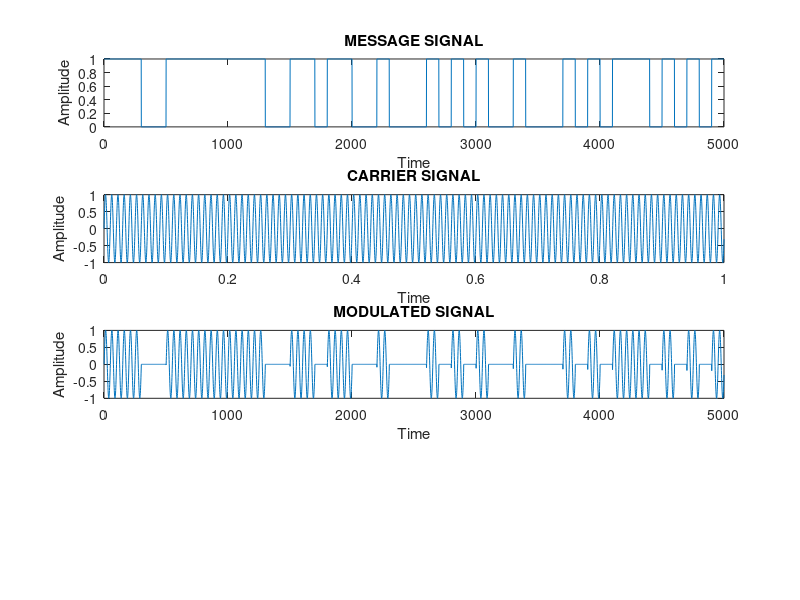

This figure's MATLAB source: (Note: this script raises an error after producing the figure.)

%message signal
n=50;
ms=[];
m=randi([0,1],1,n);
for b=1:n
if m(b)==1
ms=[ms ones(1,100)];
else
ms=[ms zeros(1,100)];
end
end
subplot(4,1,1)
plot(ms)
xlabel('Time')
ylabel('Amplitude')
title('MESSAGE SIGNAL')

%carrier signal
f=100;
t=linspace(0,1,5000);
c=sin(2*3.14*f*t);
subplot(4,1,2)
plot(t,c)
xlabel('Time')
ylabel('Amplitude')
title('CARRIER SIGNAL')

%modulated signal
for i=1:length(c)
    if ms(i)==1
        mod(i)=c(i);
    else
        mod(i)=0;
    end
end
%ms=m.*c
subplot(4,1,3)
plot(mod)
xlabel('Time')
ylabel('Amplitude')
title('MODULATED SIGNAL')

%demodulated signal
for snr=1:10
rs=awgn(mod,snr);
rs1=rs.*c;
for i=1:length(rs1)
    if rs1(i) >= 0.5
        dm(i)=1;
    else
        dm(i)=0;
    end
end
end

%through filter
dm2=conv(dm,h);

for i=1:length(dm2)
    if dm2(i)>0.2
        dm3(i)=1;
    else
        dm3(i)=0;
    end
end

%bit error rate
err(snr)=0;
for i=1:n
if m(i)==dm(i)
err(snr)=err(snr)+0;
else
err(snr)=err(snr)+1;
end
end
ber(snr)=err(snr)/n;

subplot(4,1,4)
plot(dm3)
xlabel('Time')
ylabel('Amplitude')
title('DEMODULATED SIGNAL')
figure
plot(err)
